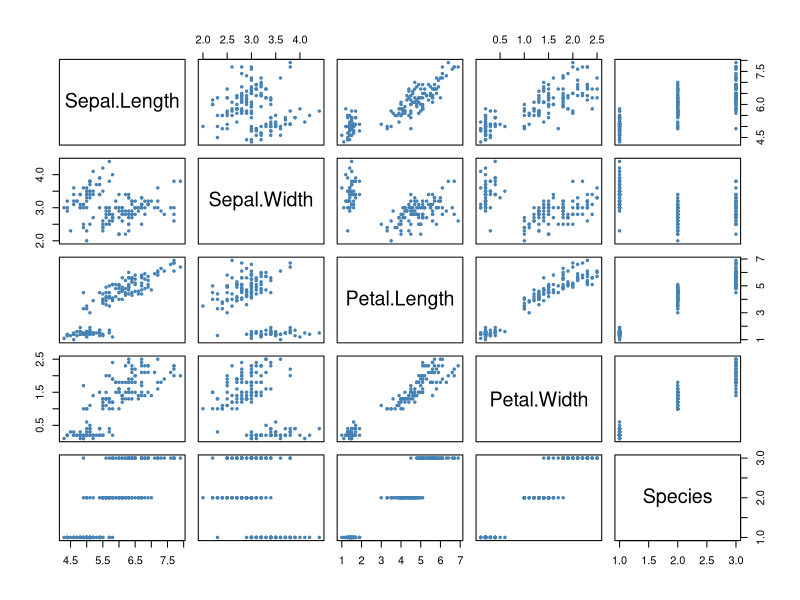

Source code (R):
## ---- chunk 1
par (family="sans")
plot(iris, pch=20, cex=.75, col="steelblue")
